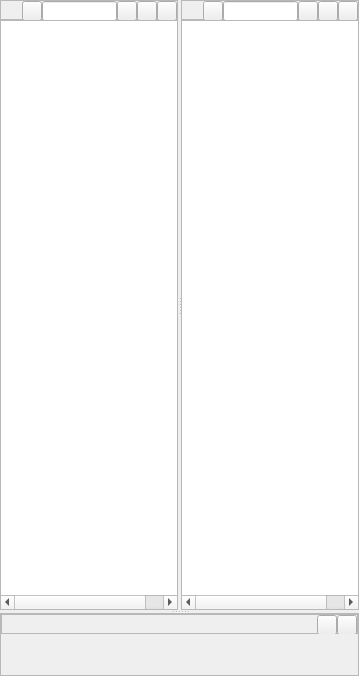
<?xml version="1.0" encoding="UTF-8"?>
<ui version="4.0">
 <class>WorldEditor</class>
 <widget class="QWidget" name="WorldEditor">
  <property name="geometry">
   <rect>
    <x>0</x>
    <y>0</y>
    <width>359</width>
    <height>676</height>
   </rect>
  </property>
  <property name="windowTitle">
   <string>World</string>
  </property>
  <layout class="QVBoxLayout" name="verticalLayout_3">
   <property name="spacing">
    <number>0</number>
   </property>
   <property name="leftMargin">
    <number>0</number>
   </property>
   <property name="topMargin">
    <number>0</number>
   </property>
   <property name="rightMargin">
    <number>0</number>
   </property>
   <property name="bottomMargin">
    <number>0</number>
   </property>
   <item>
    <widget class="QSplitter" name="splitter_2">
     <property name="orientation">
      <enum>Qt::Vertical</enum>
     </property>
     <property name="handleWidth">
      <number>3</number>
     </property>
     <widget class="QSplitter" name="splitter">
      <property name="orientation">
       <enum>Qt::Horizontal</enum>
      </property>
      <property name="handleWidth">
       <number>3</number>
      </property>
      <widget class="QWidget" name="layoutWidget_2">
       <layout class="QVBoxLayout" name="verticalLayout_2">
        <property name="spacing">
         <number>0</number>
        </property>
        <item>
         <widget class="QFrame" name="frame">
          <property name="sizePolicy">
           <sizepolicy hsizetype="Preferred" vsizetype="Fixed">
            <horstretch>0</horstretch>
            <verstretch>0</verstretch>
           </sizepolicy>
          </property>
          <property name="minimumSize">
           <size>
            <width>0</width>
            <height>20</height>
           </size>
          </property>
          <property name="maximumSize">
           <size>
            <width>16777215</width>
            <height>20</height>
           </size>
          </property>
          <property name="frameShape">
           <enum>QFrame::StyledPanel</enum>
          </property>
          <property name="frameShadow">
           <enum>QFrame::Raised</enum>
          </property>
          <layout class="QHBoxLayout" name="horizontalLayout">
           <property name="spacing">
            <number>0</number>
           </property>
           <property name="leftMargin">
            <number>0</number>
           </property>
           <property name="topMargin">
            <number>0</number>
           </property>
           <property name="rightMargin">
            <number>0</number>
           </property>
           <property name="bottomMargin">
            <number>0</number>
           </property>
           <item>
            <widget class="QLabel" name="render_icon">
             <property name="sizePolicy">
              <sizepolicy hsizetype="Fixed" vsizetype="Fixed">
               <horstretch>0</horstretch>
               <verstretch>0</verstretch>
              </sizepolicy>
             </property>
             <property name="minimumSize">
              <size>
               <width>16</width>
               <height>16</height>
              </size>
             </property>
             <property name="maximumSize">
              <size>
               <width>16</width>
               <height>16</height>
              </size>
             </property>
             <property name="text">
              <string/>
             </property>
             <property name="scaledContents">
              <bool>true</bool>
             </property>
            </widget>
           </item>
           <item>
            <spacer name="horizontalSpacer_3">
             <property name="orientation">
              <enum>Qt::Horizontal</enum>
             </property>
             <property name="sizeType">
              <enum>QSizePolicy::Fixed</enum>
             </property>
             <property name="sizeHint" stdset="0">
              <size>
               <width>5</width>
               <height>20</height>
              </size>
             </property>
            </spacer>
           </item>
           <item>
            <widget class="QToolButton" name="render_add">
             <property name="minimumSize">
              <size>
               <width>20</width>
               <height>20</height>
              </size>
             </property>
             <property name="maximumSize">
              <size>
               <width>20</width>
               <height>20</height>
              </size>
             </property>
             <property name="text">
              <string/>
             </property>
            </widget>
           </item>
           <item>
            <widget class="QLineEdit" name="render_search">
             <property name="minimumSize">
              <size>
               <width>0</width>
               <height>20</height>
              </size>
             </property>
             <property name="maximumSize">
              <size>
               <width>16777215</width>
               <height>20</height>
              </size>
             </property>
             <property name="clearButtonEnabled">
              <bool>true</bool>
             </property>
            </widget>
           </item>
           <item>
            <widget class="QToolButton" name="render_type">
             <property name="minimumSize">
              <size>
               <width>20</width>
               <height>20</height>
              </size>
             </property>
             <property name="maximumSize">
              <size>
               <width>20</width>
               <height>20</height>
              </size>
             </property>
             <property name="text">
              <string/>
             </property>
            </widget>
           </item>
           <item>
            <widget class="QToolButton" name="render_expand">
             <property name="minimumSize">
              <size>
               <width>20</width>
               <height>20</height>
              </size>
             </property>
             <property name="maximumSize">
              <size>
               <width>20</width>
               <height>20</height>
              </size>
             </property>
             <property name="text">
              <string/>
             </property>
            </widget>
           </item>
           <item>
            <widget class="QToolButton" name="render_collapse">
             <property name="minimumSize">
              <size>
               <width>20</width>
               <height>20</height>
              </size>
             </property>
             <property name="maximumSize">
              <size>
               <width>20</width>
               <height>20</height>
              </size>
             </property>
             <property name="text">
              <string/>
             </property>
            </widget>
           </item>
          </layout>
         </widget>
        </item>
        <item>
         <widget class="QTreeWidget" name="render_tree">
          <attribute name="headerVisible">
           <bool>false</bool>
          </attribute>
          <column>
           <property name="text">
            <string>name</string>
           </property>
          </column>
          <column>
           <property name="text">
            <string>type</string>
           </property>
          </column>
         </widget>
        </item>
       </layout>
      </widget>
      <widget class="QWidget" name="layoutWidget">
       <layout class="QVBoxLayout" name="verticalLayout">
        <property name="spacing">
         <number>0</number>
        </property>
        <item>
         <widget class="QFrame" name="frame_2">
          <property name="sizePolicy">
           <sizepolicy hsizetype="Preferred" vsizetype="Fixed">
            <horstretch>0</horstretch>
            <verstretch>0</verstretch>
           </sizepolicy>
          </property>
          <property name="minimumSize">
           <size>
            <width>0</width>
            <height>20</height>
           </size>
          </property>
          <property name="maximumSize">
           <size>
            <width>16777215</width>
            <height>20</height>
           </size>
          </property>
          <property name="frameShape">
           <enum>QFrame::StyledPanel</enum>
          </property>
          <property name="frameShadow">
           <enum>QFrame::Raised</enum>
          </property>
          <layout class="QHBoxLayout" name="horizontalLayout_2">
           <property name="spacing">
            <number>0</number>
           </property>
           <property name="leftMargin">
            <number>0</number>
           </property>
           <property name="topMargin">
            <number>0</number>
           </property>
           <property name="rightMargin">
            <number>0</number>
           </property>
           <property name="bottomMargin">
            <number>0</number>
           </property>
           <item>
            <widget class="QLabel" name="logic_icon">
             <property name="sizePolicy">
              <sizepolicy hsizetype="Fixed" vsizetype="Fixed">
               <horstretch>0</horstretch>
               <verstretch>0</verstretch>
              </sizepolicy>
             </property>
             <property name="minimumSize">
              <size>
               <width>16</width>
               <height>16</height>
              </size>
             </property>
             <property name="maximumSize">
              <size>
               <width>16</width>
               <height>16</height>
              </size>
             </property>
             <property name="text">
              <string/>
             </property>
             <property name="scaledContents">
              <bool>true</bool>
             </property>
            </widget>
           </item>
           <item>
            <spacer name="horizontalSpacer_4">
             <property name="orientation">
              <enum>Qt::Horizontal</enum>
             </property>
             <property name="sizeType">
              <enum>QSizePolicy::Fixed</enum>
             </property>
             <property name="sizeHint" stdset="0">
              <size>
               <width>5</width>
               <height>20</height>
              </size>
             </property>
            </spacer>
           </item>
           <item>
            <widget class="QToolButton" name="logic_add">
             <property name="minimumSize">
              <size>
               <width>20</width>
               <height>20</height>
              </size>
             </property>
             <property name="maximumSize">
              <size>
               <width>20</width>
               <height>20</height>
              </size>
             </property>
             <property name="text">
              <string/>
             </property>
            </widget>
           </item>
           <item>
            <widget class="QLineEdit" name="logic_search">
             <property name="minimumSize">
              <size>
               <width>0</width>
               <height>20</height>
              </size>
             </property>
             <property name="maximumSize">
              <size>
               <width>16777215</width>
               <height>20</height>
              </size>
             </property>
             <property name="clearButtonEnabled">
              <bool>true</bool>
             </property>
            </widget>
           </item>
           <item>
            <widget class="QToolButton" name="logic_type">
             <property name="minimumSize">
              <size>
               <width>20</width>
               <height>20</height>
              </size>
             </property>
             <property name="maximumSize">
              <size>
               <width>20</width>
               <height>20</height>
              </size>
             </property>
             <property name="text">
              <string/>
             </property>
            </widget>
           </item>
           <item>
            <widget class="QToolButton" name="logic_expand">
             <property name="minimumSize">
              <size>
               <width>20</width>
               <height>20</height>
              </size>
             </property>
             <property name="maximumSize">
              <size>
               <width>20</width>
               <height>20</height>
              </size>
             </property>
             <property name="text">
              <string/>
             </property>
            </widget>
           </item>
           <item>
            <widget class="QToolButton" name="logic_collapse">
             <property name="minimumSize">
              <size>
               <width>20</width>
               <height>20</height>
              </size>
             </property>
             <property name="maximumSize">
              <size>
               <width>20</width>
               <height>20</height>
              </size>
             </property>
             <property name="text">
              <string/>
             </property>
            </widget>
           </item>
          </layout>
         </widget>
        </item>
        <item>
         <widget class="QTreeWidget" name="logic_tree">
          <attribute name="headerVisible">
           <bool>false</bool>
          </attribute>
          <column>
           <property name="text">
            <string>name</string>
           </property>
          </column>
          <column>
           <property name="text">
            <string>type</string>
           </property>
          </column>
         </widget>
        </item>
       </layout>
      </widget>
     </widget>
     <widget class="QFrame" name="Inspector">
      <property name="frameShape">
       <enum>QFrame::StyledPanel</enum>
      </property>
      <property name="frameShadow">
       <enum>QFrame::Raised</enum>
      </property>
      <layout class="QVBoxLayout" name="verticalLayout_4">
       <property name="spacing">
        <number>0</number>
       </property>
       <property name="leftMargin">
        <number>0</number>
       </property>
       <property name="topMargin">
        <number>0</number>
       </property>
       <property name="rightMargin">
        <number>0</number>
       </property>
       <property name="bottomMargin">
        <number>0</number>
       </property>
       <item>
        <widget class="QFrame" name="frame_3">
         <property name="sizePolicy">
          <sizepolicy hsizetype="Preferred" vsizetype="Fixed">
           <horstretch>0</horstretch>
           <verstretch>0</verstretch>
          </sizepolicy>
         </property>
         <property name="minimumSize">
          <size>
           <width>0</width>
           <height>20</height>
          </size>
         </property>
         <property name="maximumSize">
          <size>
           <width>16777215</width>
           <height>20</height>
          </size>
         </property>
         <property name="frameShape">
          <enum>QFrame::StyledPanel</enum>
         </property>
         <property name="frameShadow">
          <enum>QFrame::Raised</enum>
         </property>
         <layout class="QHBoxLayout" name="horizontalLayout_3">
          <property name="spacing">
           <number>0</number>
          </property>
          <property name="leftMargin">
           <number>0</number>
          </property>
          <property name="topMargin">
           <number>0</number>
          </property>
          <property name="rightMargin">
           <number>0</number>
          </property>
          <property name="bottomMargin">
           <number>0</number>
          </property>
          <item>
           <widget class="QLabel" name="inspector_icon">
            <property name="sizePolicy">
             <sizepolicy hsizetype="Fixed" vsizetype="Fixed">
              <horstretch>0</horstretch>
              <verstretch>0</verstretch>
             </sizepolicy>
            </property>
            <property name="minimumSize">
             <size>
              <width>16</width>
              <height>16</height>
             </size>
            </property>
            <property name="maximumSize">
             <size>
              <width>16</width>
              <height>16</height>
             </size>
            </property>
            <property name="text">
             <string/>
            </property>
            <property name="scaledContents">
             <bool>true</bool>
            </property>
           </widget>
          </item>
          <item>
           <spacer name="horizontalSpacer">
            <property name="orientation">
             <enum>Qt::Horizontal</enum>
            </property>
            <property name="sizeType">
             <enum>QSizePolicy::Fixed</enum>
            </property>
            <property name="sizeHint" stdset="0">
             <size>
              <width>5</width>
              <height>20</height>
             </size>
            </property>
           </spacer>
          </item>
          <item>
           <widget class="QLabel" name="inspector_name">
            <property name="text">
             <string/>
            </property>
           </widget>
          </item>
          <item>
           <spacer name="horizontalSpacer_5">
            <property name="orientation">
             <enum>Qt::Horizontal</enum>
            </property>
            <property name="sizeType">
             <enum>QSizePolicy::Expanding</enum>
            </property>
            <property name="sizeHint" stdset="0">
             <size>
              <width>20</width>
              <height>20</height>
             </size>
            </property>
           </spacer>
          </item>
          <item>
           <widget class="QToolButton" name="inspector_expand">
            <property name="minimumSize">
             <size>
              <width>20</width>
              <height>20</height>
             </size>
            </property>
            <property name="maximumSize">
             <size>
              <width>20</width>
              <height>20</height>
             </size>
            </property>
            <property name="text">
             <string/>
            </property>
           </widget>
          </item>
          <item>
           <widget class="QToolButton" name="inspector_collapse">
            <property name="minimumSize">
             <size>
              <width>20</width>
              <height>20</height>
             </size>
            </property>
            <property name="maximumSize">
             <size>
              <width>20</width>
              <height>20</height>
             </size>
            </property>
            <property name="text">
             <string/>
            </property>
           </widget>
          </item>
         </layout>
        </widget>
       </item>
       <item>
        <widget class="QWidget" name="widget" native="true">
         <layout class="QVBoxLayout" name="inspector_layout">
          <property name="spacing">
           <number>0</number>
          </property>
          <property name="leftMargin">
           <number>0</number>
          </property>
          <property name="topMargin">
           <number>0</number>
          </property>
          <property name="rightMargin">
           <number>0</number>
          </property>
          <property name="bottomMargin">
           <number>0</number>
          </property>
         </layout>
        </widget>
       </item>
      </layout>
     </widget>
    </widget>
   </item>
  </layout>
 </widget>
 <resources/>
 <connections/>
</ui>
